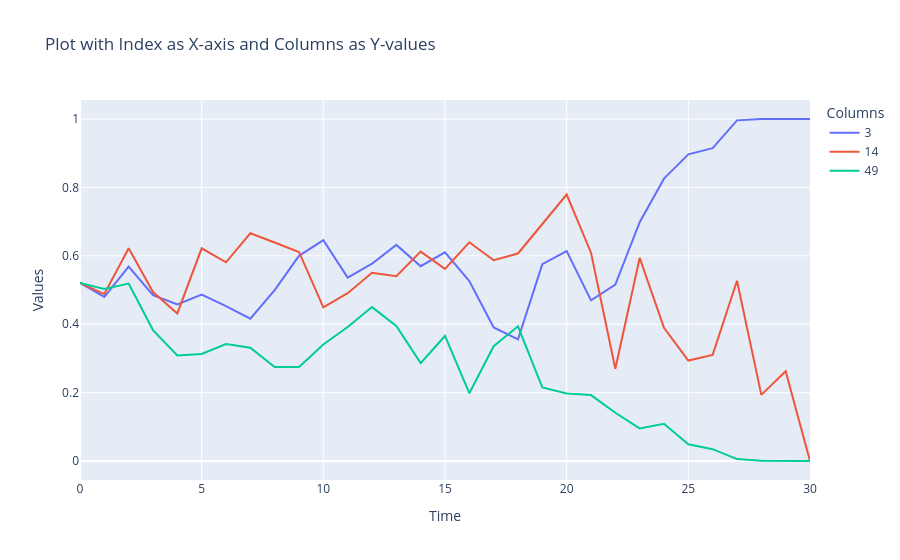

Write notebook code for a chart like this one.
### Code cell
fig = go.Figure()

# Add traces for each column
for column in deltas.columns[values]:
    fig.add_trace(go.Scatter(x=deltas.index, y=deltas[column], mode='lines', name=column))

# Update layout
fig.update_layout(
    title='Plot with Index as X-axis and Columns as Y-values',
    xaxis_title='Time',
    yaxis_title='Values',
    template='plotly',
    legend=dict(title='Columns'),
)

# Show the plot
fig.show()

### Figure 1 — Plotly figure (JSON) as saved in the notebook; plotly's stock layout.template omitted (floating-point values rounded to 4 significant figures)
{"data": [{"mode": "lines", "name": "3", "type": "scatter", "x": [0, 1, 2, 3, 4, 5, 6, 7, 8, 9, 10, 11, 12, 13, 14, 15, 16, 17, 18, 19, 20, 21, 22, 23, 24, 25, 26, 27, 28, 29, 30], "y": [0.5207, 0.4798, 0.5684, 0.4851, 0.458, 0.4864, 0.453, 0.416, 0.4995, 0.5999, 0.6456, 0.5362, 0.5769, 0.6319, 0.5696, 0.6099, 0.5263, 0.3904, 0.3559, 0.5755, 0.6135, 0.4698, 0.5158, 0.6982, 0.8256, 0.8966, 0.9147, 0.996, 1.0, 1.0, 1]}, {"mode": "lines", "name": "14", "type": "scatter", "x": [0, 1, 2, 3, 4, 5, 6, 7, 8, 9, 10, 11, 12, 13, 14, 15, 16, 17, 18, 19, 20, 21, 22, 23, 24, 25, 26, 27, 28, 29, 30], "y": [0.5207, 0.4882, 0.6222, 0.4942, 0.4315, 0.622, 0.581, 0.6657, 0.6389, 0.6113, 0.4493, 0.4906, 0.5505, 0.5403, 0.6124, 0.5619, 0.6395, 0.5871, 0.6067, 0.6916, 0.7792, 0.609, 0.2696, 0.5938, 0.3895, 0.2937, 0.3102, 0.5272, 0.1933, 0.2625, 0]}, {"mode": "lines", "name": "49", "type": "scatter", "x": [0, 1, 2, 3, 4, 5, 6, 7, 8, 9, 10, 11, 12, 13, 14, 15, 16, 17, 18, 19, 20, 21, 22, 23, 24, 25, 26, 27, 28, 29, 30], "y": [0.5207, 0.503, 0.5187, 0.3828, 0.3086, 0.3129, 0.3421, 0.3315, 0.2745, 0.2749, 0.3407, 0.3918, 0.45, 0.3951, 0.2862, 0.3656, 0.1983, 0.3355, 0.3937, 0.215, 0.1973, 0.1927, 0.141, 0.09541, 0.1088, 0.04868, 0.03465, 0.005567, 0.001058, 8.898e-05, 0]}], "layout": {"legend": {"title": {"text": "Columns"}}, "title": {"text": "Plot with Index as X-axis and Columns as Y-values"}, "xaxis": {"title": {"text": "Time"}}, "yaxis": {"title": {"text": "Values"}}}}
